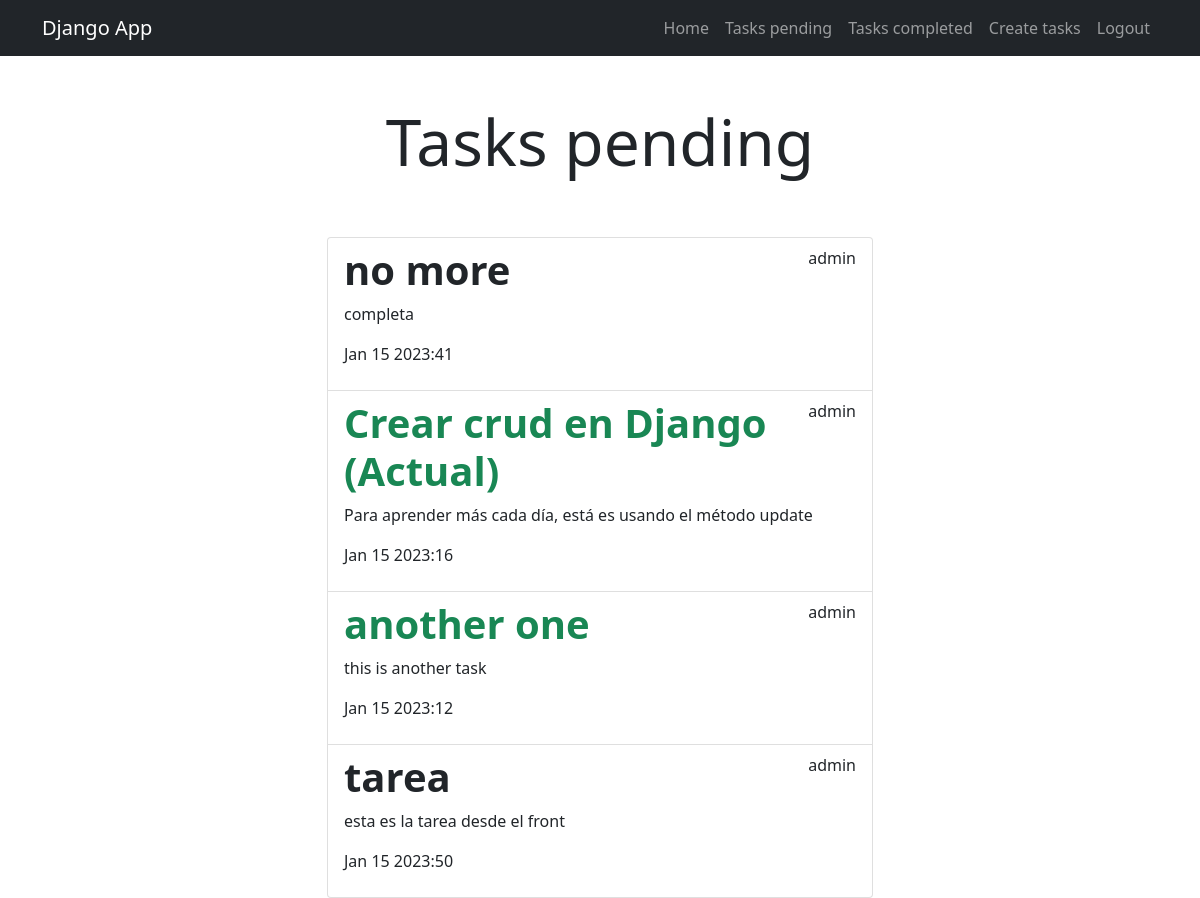
Page /tasks_completed/ (signed in) on the committed database.
### tasks/models.py (models this page shows, shortened)
class Task(models.Model):
    title = models.CharField(max_length=100)
    description = models.TextField(blank=True)
    created = models.DateTimeField(auto_now_add=True)
    datecompleted = models.DateTimeField(null=True, blank=True)
    important = models.BooleanField(default=False)
    user = models.ForeignKey(User, on_delete=models.CASCADE)

### tasks/views.py (the view)
# urls.py: path('tasks_completed/', views.tasks_completed, name='tasks_completed'), #mostrar las tareas completas
@login_required
def tasks_completed(request): #retorno lo mismo que tasks, pero con los que si tiene el campo lleno en datecompleted
    tasks = Task.objects.filter(user=request.user, datecompleted__isnull=False).order_by('-datecompleted')
    return render(request, 'tasks.html', {'tasks': tasks})

### tasks/templates/tasks.html
{% extends 'base.html' %}
{% block content %}
<main class="container">
    <div class="row">
        <div class="col-md-6 offset-md-3">
            <h1 class="text-center display-3 py-5">Tasks pending</h1>
            <ul class="list-group">
                {% for task in tasks %}
                <a class="list-group-item" href="{% url 'task_detail' task.id %}">
                    <header class="d-flex justify-content-between">
                        {% if task.important %}
                        <h1 class="fw-bold text-success">{{task.title}}</h1>
                        {% else %}
                        <h1 class="fw-bold">{{task.title}}</h1>
                        {% endif %}
                        <p>{{task.user.username}}</p>
                    </header>
                    <p>{{task.description}}</p>
                    <p>{{task.datecompleted|date:'M j Y:i'}}</p>
                </a>
                {% endfor %}
            </ul>
        </div>
    </div>
</main>
{% endblock %}

### tasks/templates/base.html (shortened to what this page needs)
<!DOCTYPE html>
<html lang="en">
<head>
    <link href="https://cdn.jsdelivr.net/npm/bootstrap@5.0.2/dist/css/bootstrap.min.css" rel="stylesheet"
>
</head>
<body>
    <nav class="navbar navbar-expand-lg navbar-dark bg-dark">
        <div class="container">
            <a class="navbar-brand" href="/">Django App</a>
            <div class="collapse navbar-collapse" id="navbarNav">
                <ul class="navbar-nav ms-auto">
                    <li class="nav-item">
                        <a class="nav-link" href="/">Home</a>
                    </li>
                    {% if user.is_authenticated %}
                    <li class="nav-item">
                        <a class="nav-link" href="/tasks">Tasks pending</a>
                    </li>
                    <li class="nav-item">
                        <a class="nav-link" href="{% url 'tasks_completed' %}">Tasks completed</a>
                    </li>
                    <li class="nav-item">
                        <a class="nav-link" href="/tasks/create/">Create tasks</a>
                    </li>
                    <li class="nav-item">
                        <a class="nav-link" href="/logout">Logout</a>
                    </li>
                    {% endif %}
                </ul>
            </div>
        </div>
    </nav>
    {% block content %}
    {% endblock%}
</body>
</html>

### rows in the picture
Task: title "no more", user.username "admin", description "completa", datecompleted "Jan 15 2023:41"
Task: title "Crear crud en Django (Actual)", user.username "admin", description "Para aprender más cada día, está es usando el método update", datecompleted "Jan 15 2023:16"
Task: title "another one", user.username "admin", description "this is another task", datecompleted "Jan 15 2023:12"
Task: title "tarea", user.username "admin", description "esta es la tarea desde el front", datecompleted "Jan 15 2023:50"
